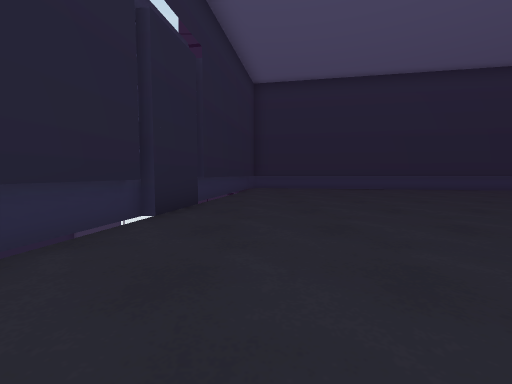
[1] (above)

12 first-person views from a walk through a scene from a Unity 3-D project. The camera is 0.72 m above the floor, tilts 4° down and sees 90° across. The floor is counted in squares, 1 m on a side. Each view is taken from the middle of a square. On the plan, view 1 faces up. The plan holds only what a view shows up to about 9 squares ahead; the rest is blank. The place goes on beyond the plan.

[2]
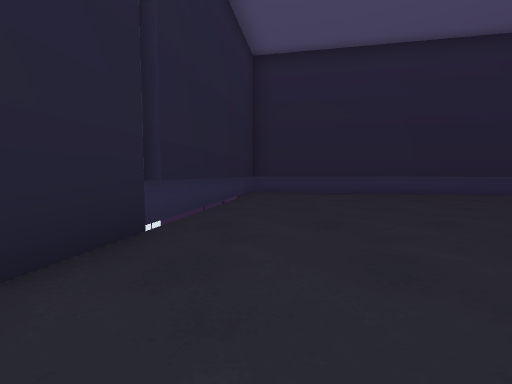

[3]
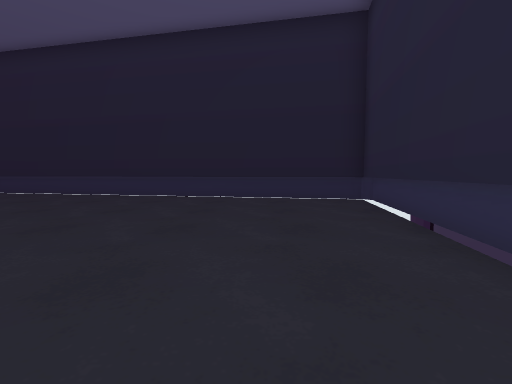

[4]
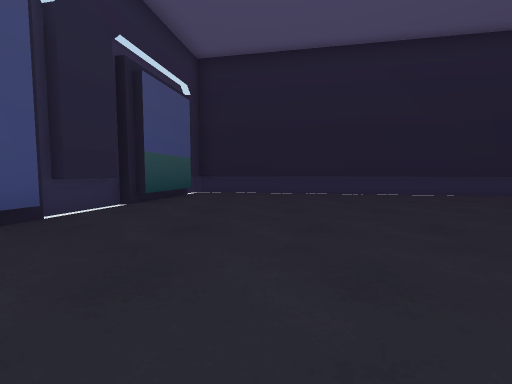

[5]
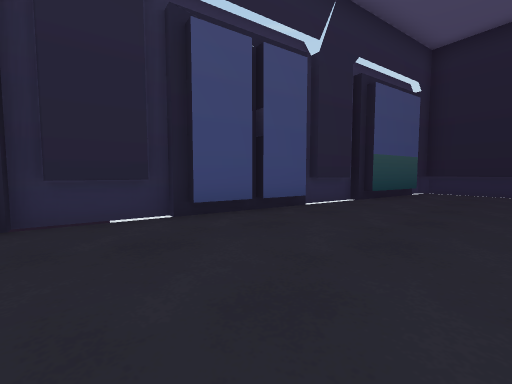

[6]
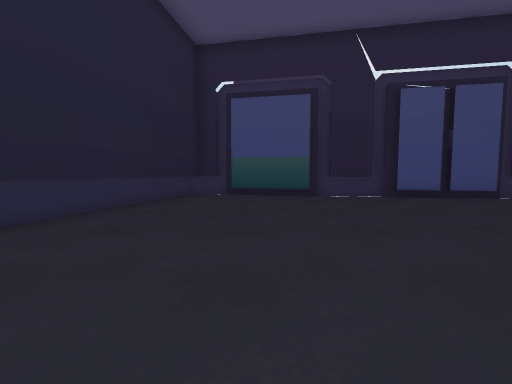

[7]
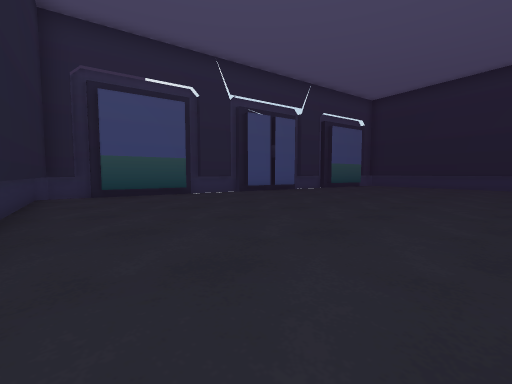

[8]
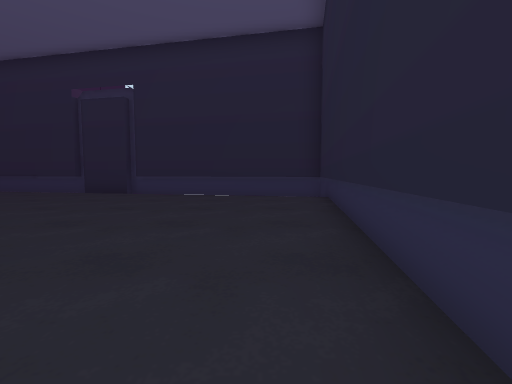

[9]
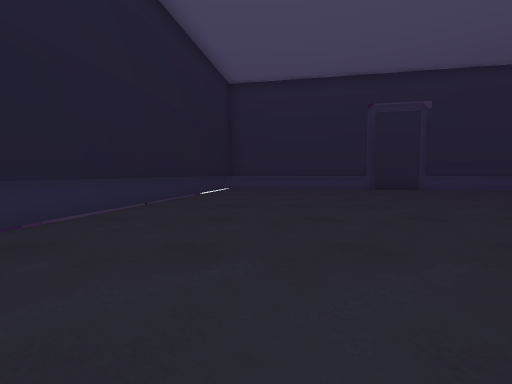

[10]
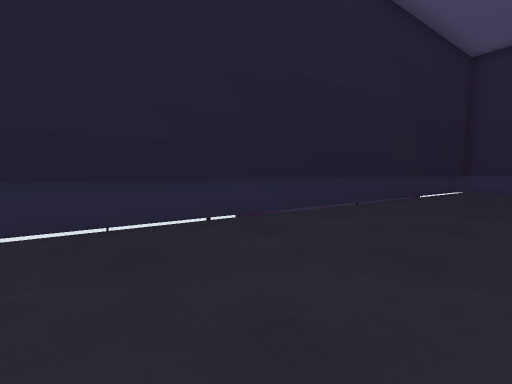

[11]
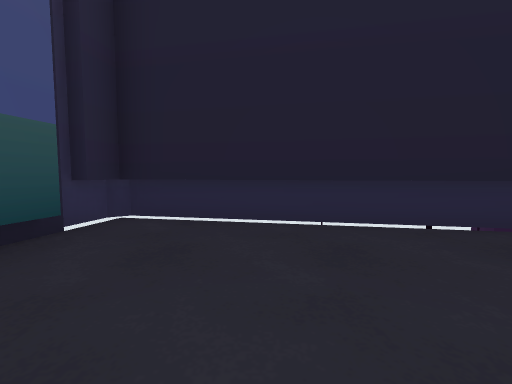

[12]
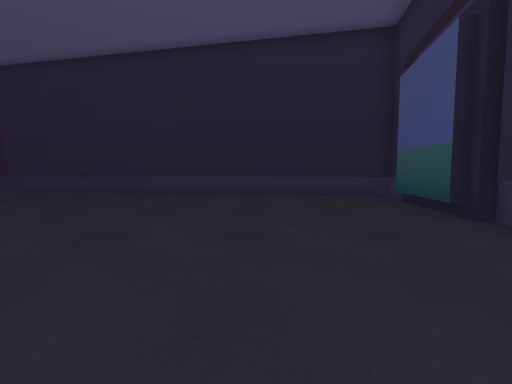

### Floor plan
Key: @ floor where view 1 was taken; . floor; O other object.
Columns run from 3 left of view 1 to 15 right of it. Each row starts with its distance up from view 1.
 13    OOOOO
 12   OO...OOOOOO
 11   O.........OOOOOO
 10   O..............OO
  9   O...............O
  8   O...............O
  7  OO..............OO
  6  O................O
  5  O...............OO
  4  O...............O
  3  O...............O
  2 OO..............OO
  1 O................O
  0 O..@............OO
 -1 O...............O
 -2 O...............O
 -3 OOOOOO..........O
 -4      OOOOOO....OO
 -5           OOOOOOO

Positions as (right, up) in squares from view 1, and headings:
1: (0, 0), facing up
2: (0, 3), facing up
3: (0, 5), facing down
4: (10, 5), facing down
5: (10, 6), facing down-right
6: (6, 8), facing right
7: (6, 11), facing down-right
8: (8, 11), facing left
9: (10, -1), facing left
10: (10, -1), facing down-left
11: (10, -1), facing down
12: (11, 2), facing up
